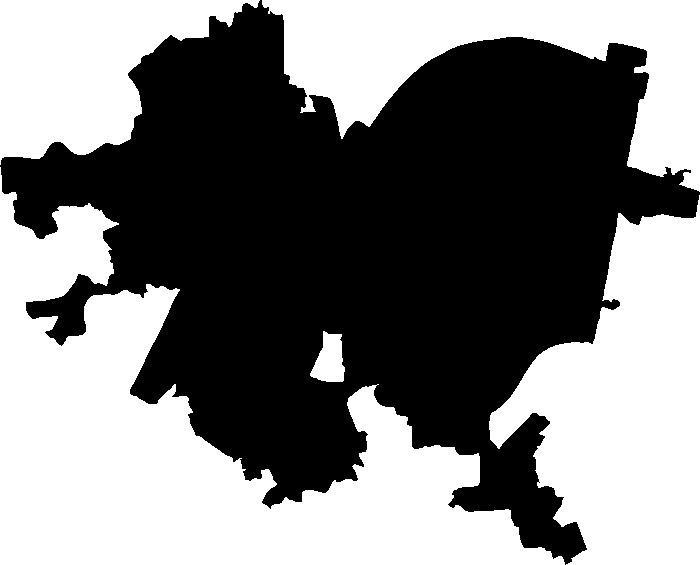
#> input picture datasets/business_list/assets/pittsburgh.png, 700 x 565 px
$ jupyter execute --allow-errors Jason.ipynb   (shell and % lines are left out)
#> lines starting #> are read from the running program, lines starting #| are printed output that depends on the picture
# Jason's Notebook

## Restauraunt Data Generation
Much of the restauraunt data set was gathered using the Places API of the Google Maps Platform. There was no feature to get a list of locations within in a city or region. So to find restauraunts and cafes in the Pittsburgh, points spread at a regular interval within Pittsburgh were sampled using the Place Search feature, which returns a list of relevant listings in a specified radius of the point. To get the points, we needed to represent the area contained within Pittsburgh. This was the source image that was used.

The SVG file was edited to be a black and white map, with black pixels representating areas inside Pittsburgh.

Points were generated on a grid, spaced 1 km apart. These were then checked to see if they were within Pittsburgh.

[cell 1]
import math
from PIL import Image, ImageDraw

# CONFIG - Search parameters
SPACING = 1

# Geographical information
WEST_EAST_DIST_KM = 19.47 # 85 km per degree longitude
SOUTH_NORTH_DIST_KM = 15.58 # 111 km per degree latitude

# Calculate parameters
RADIUS = SPACING / 2 * math.sqrt(2)
X_INTERVALS = math.floor(WEST_EAST_DIST_KM / SPACING)
X_START = 1 / X_INTERVALS / 2
Y_INTERVALS = math.floor(SOUTH_NORTH_DIST_KM / SPACING)
Y_START = 1 / Y_INTERVALS / 2

# Import map
map = Image.open("../datasets/business_list/assets/pittsburgh.png")
#> map is the input picture: PIL image 700x565 RGBA; mean R, G, B, A 126.3, 126.3, 126.3, 255
map.load()
drawer = ImageDraw.Draw(map)

RADIUS_PIXELS = math.ceil(RADIUS * map.width / WEST_EAST_DIST_KM)
#> RADIUS_PIXELS = 26

# Longitude
for x in range(X_INTERVALS):
    x_prop = X_START + x / X_INTERVALS
    pixel_x = math.floor(x_prop * (map.width - 1))

    # Latitude
    for y in range(Y_INTERVALS):
        y_prop = Y_START + y / Y_INTERVALS
        pixel_y = math.floor(y_prop * (map.height - 1))

        # Check intersection
        if (map.getpixel((pixel_x, pixel_y)) == (0, 0, 0, 255)):
            drawer.ellipse((pixel_x - 3, pixel_y - 3, pixel_x + 3, pixel_y + 3), fill="red")
            drawer.ellipse((pixel_x - RADIUS_PIXELS, pixel_y - RADIUS_PIXELS, pixel_x + RADIUS_PIXELS, pixel_y + RADIUS_PIXELS), outline="blue", width=2)

map
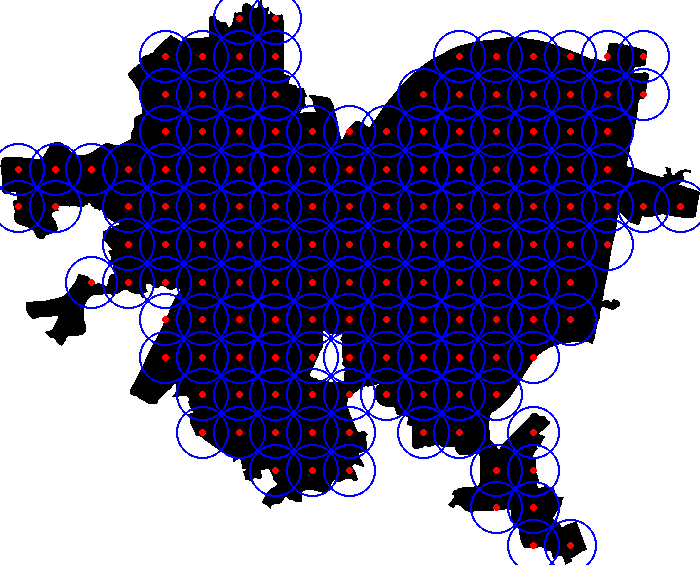
#> Out: PIL image 700x565 RGBA; mean R, G, B, A 125.9, 122.4, 151.4, 255

If the point was within the boundary (it fell on a black pixel), then it was converted to its corresponding geographical coordinates and used to query the API. The search radius is set to 1.414 km, or sqrt(2) times the spacing to ensure the search covers the entire area. Then, each location returned is queried using Place Details to get more information about each establishment.

[cell 2]
import math, json, time
import googlemaps
from getpass import getpass
from PIL import Image

class API_Session:
    def __init__(self, api_key):
        self.client = googlemaps.Client(key = api_key, timeout=5)
        self.calls = 0

    # [13 lines left out: function call, not called in this run]

    def first_page(self, latitude, longitude, search_radius, types):
        return self.client.places(location=(latitude, longitude), radius=search_radius, type=types)

    def next_page(self, token):
        return self.client.places(page_token=token)

    def place_details(self, id):
        return self.client.place(place_id=id)

    # [34 lines left out: functions get_pages, duplicate_count, not called in this run]

# CONFIG - Search parameters
SPACING = 1
TYPES = ["restaurant", "cafe"]

# Geographical information
SOUTH_LIMIT = 40.361370
WEST_LIMIT = -80.095286
NORTH_LIMIT = 40.500925
EAST_LIMIT = -79.865750
WEST_EAST_DIST_DEG = EAST_LIMIT - WEST_LIMIT
WEST_EAST_DIST_KM = 19.47 # 85 km per degree longitude
SOUTH_NORTH_DIST_DEG = NORTH_LIMIT - SOUTH_LIMIT
SOUTH_NORTH_DIST_KM = 15.58 # 111 km per degree latitude

# Calculate parameters
RADIUS = SPACING / 2 * math.sqrt(2)
RADIUS_M = SPACING * 1000
X_INTERVALS = math.floor(WEST_EAST_DIST_KM / SPACING)
X_START = 1 / X_INTERVALS / 2
Y_INTERVALS = math.floor(SOUTH_NORTH_DIST_KM / SPACING)
Y_START = 1 / Y_INTERVALS / 2

# Connect to Google Maps API
#> (the rest of this cell did not finish here and is left out)

The output the Place Search and Place Detail queries were dumped into a JSON file to retain all of the information. The Place Details results included the establishment's neighborhood, geographical coordinates, reviews, and opening hours, among other information. This was used to create the business dataset. Only relevant information is extracted and exported to a CSV format, which is more workable. Defunct businesses and businesses not located in Pittsburgh were filtered out the data.

We exported a lot more information to the CSV than we ended up using.

[cell 3]
import json, csv

# import json
#> (the rest of this cell did not finish here and is left out)

[cell 4]
import pandas

#> (the rest of this cell did not finish here and is left out)

# Fire and Police Incident Data

A higher number of nearby incidents indicates that an area is more dangerous, and therefore detrimental to the dining experience. For the safety and therefore best dining experience, the neighborhood needs to have a low number.

For each business, the number of nearby incidents is determined. The same code below is used for both fire and police incidents, with different parameters passed in. This code skips entries without a valid latitude and longitude value.

[cell 5]
import math, csv

# Geographical information
KM_PER_LONGITUDE = 84.82
KM_PER_LATITUDE = 111.64

# Calculate distance
# [19 lines left out: functions km_distance, incident_count, not called in this run]

def get_nearby_incidents(business_list_path, incident_list_path, radius, lat_attr, lng_attr):
    output = []

    # Open data files
    with open(business_list_path, "r", encoding="utf-8-sig") as business_data:
        with open(incident_list_path, "r") as incident_data:
            business_list = csv.DictReader(business_data)
            incidents = [incident for incident in csv.DictReader(incident_data)]

            # For each business
            for business in business_list:
                place_id = business["place_id"]
                neighborhood = business["neighborhood"]
                lng = float(business["longitude"])
                lat = float(business["latitude"])
                count = incident_count(incidents, lat, lng, radius, lat_attr, lng_attr)

                output.append([place_id, neighborhood, count])

    return output

This is the code for generating the choropleth maps using Geopandas. Because Geopandas does not import additional properties on the geometry, like the neighborhood, this has to be manually read in from the geojson file and appended to the GeoDataFrame. A few string replacements were necesssary to match up the neighborhood names from Google Maps and the geojson file.

[cell 6]
import json
import pandas, geopandas
import matplotlib.pyplot as pyplot


# [33 lines left out: function generate_map, not called in this run]

## Fire Risk Submetric - Fire Incidents

Hot food is good, but hot buildings are not. A lower number of nearby fire incidents means there is lower the risk of the building catching on fire and posing a risk to customers.

[cell 7]
import pandas

#> (the rest of this cell did not finish here and is left out)

A radius of 300 meters is used when determining the number of nearby incidents.

[cell 8]
import pandas

RADIUS = 0.3

#> (the rest of this cell did not finish here and is left out)

Below are the nearby fire incidents for each restauraunt, grouped by neighborhood and averaged.

[cell 9]
import matplotlib.pyplot as pyplot
import seaborn

# Use seaborn theme
seaborn.set_theme()

#> (a cell that did not finish here is left out)

Here is the same data visualized in a choropleth graph. The grey regions are neighborhoods with no dining places.

#> (a cell that did not finish here is left out)

## Risk of Harm by Others Submetric - Police Incidents

Nearby police incidents are an indicator of the risk of direct and indirect harm to a customer. Because of this broad interpretation, all types of incidents are included in the analysis. A hit and run of a parked vehicle may not physically hurt a person, but it would sure hurt their dining experience if they were to learn that their car was damaged.

[cell 12]
import pandas

#> (the rest of this cell did not finish here and is left out)

The same process used to analyze the fire incidents is applied to police incidents. A radius of 500 meters is used. Again, a lower number is better.

[cell 13]
import pandas

RADIUS = 0.5

#> (the rest of this cell did not finish here and is left out)
